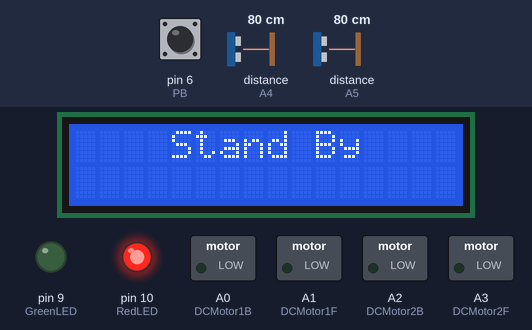
A sketch run on a simulated Arduino Uno, built with avr-gcc and run on an emulated ATmega328P. On the bench: 16×2 character LCD, switched loads named in the sketch (green lamp = pin HIGH), output pins drawn as LEDs (lit = HIGH). The inputs (shaded band) are chosen by the test bench; at power-on: pin 6 (PB) HIGH, distance to the obstacle (sensors on A4, A5) 80 cm. The echo pulse lasts 58.3 µs per cm; pins used as bus, display or sensor lines are not drawn.

Above: at 1.2 s.
1.3 s: pin 6 (PB) pulled LOW for 0.15 s
At 1.9 s:
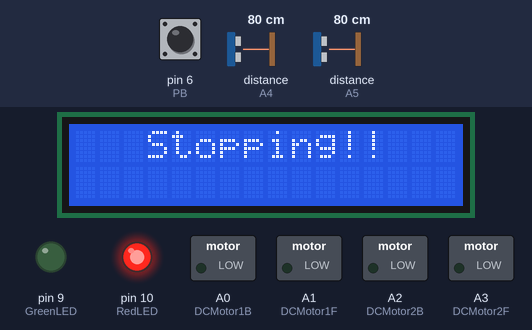
At 3.6 s:
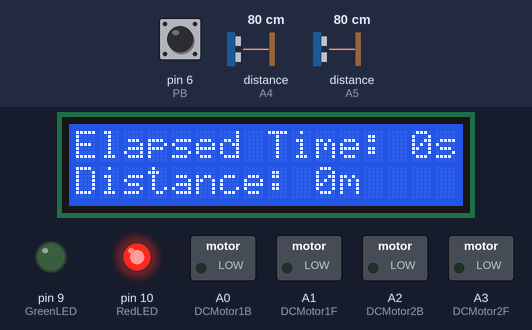
Timing chart, 0 to 5.1 s (numbered marks = the images above; inputs shaded):
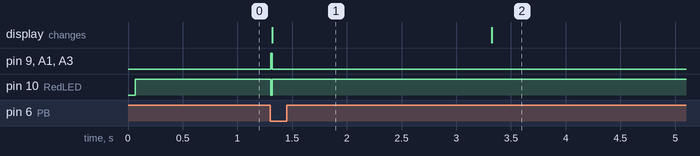

Measured:
- after the input at 1.3 s, pin 9 (GreenLED), A1 (DCMotor1F), A3 (DCMotor2F): LOW → HIGH at once, → LOW 0.01 s later; pin 10 (RedLED): HIGH → LOW at once, → HIGH 0.01 s later; the display: first changes at once (image 1 shows a later state)

The sketch:

Code.ino
```cpp
#include <LiquidCrystal.h>

LiquidCrystal lcd(12,11, 5,4,3,2);
 enum{Idle, MotorF, TurnLeft, TurnRight,Stop};
 int DCMotor1F = A1, DCMotor2F = A3, DCMotor1B = A0, DCMotor2B = A2;
 int trig = 8;
 int echo1 = A4, echo2 = A5;
 int PB = 6;
 int current;
 int distance1, distance2;
 long StartTime;
 long CurrentTime;
 int ElapsedTime;
 int RedLED = 10, GreenLED = 9;
 int StopsCount;

void setup() {

   lcd.begin(16,2);
   pinMode(RedLED,OUTPUT);
   pinMode(GreenLED,OUTPUT);
   pinMode(DCMotor1F, OUTPUT);
   pinMode(DCMotor2F, OUTPUT);
   pinMode(DCMotor1B, OUTPUT);
   pinMode(DCMotor2B, OUTPUT);
   pinMode(trig, OUTPUT);
   pinMode(echo1,INPUT);
   pinMode(echo2,INPUT);
   pinMode(PB,INPUT_PULLUP);
   StopsCount = 0;
   current = Idle;

 }

void loop() {


   switch(current){

    case Idle:

     lcd.setCursor(0,0 );
     lcd.print("    Stand By");

     digitalWrite(RedLED,HIGH);
     digitalWrite(GreenLED,LOW);

     digitalWrite(DCMotor1F, LOW);
     digitalWrite(DCMotor2F, LOW);
     digitalWrite(DCMotor1B, LOW);
     digitalWrite(DCMotor2B, LOW);

     if(digitalRead(PB)== 0 ){
     StartTime = millis();
     current = MotorF;
     }

     break;

    case MotorF:

    lcd.clear();
     lcd.setCursor(0,0);
     lcd.print("  Clear ahead!");

     digitalWrite(RedLED,LOW);
     digitalWrite(GreenLED,HIGH);

     digitalWrite(DCMotor1F, HIGH);
     digitalWrite(DCMotor2F, HIGH);
     digitalWrite(DCMotor1B, LOW);
     digitalWrite(DCMotor2B, LOW);

    distance1 = calculateDistance();
    distance2 = calculateDistance2();


     if (distance1 <= 30 && distance1 !=0)
       current = TurnRight;

     if (distance2 <= 30 && distance2 != 0)
       current = TurnLeft;


     if(digitalRead(PB)== 0 ){
     current = Stop;

     }

    break;

    case TurnLeft:

     StopsCount++;
     lcd.clear();
     lcd.setCursor(0,0);
     lcd.print("  Caution!!!");

    digitalWrite(RedLED,HIGH);
     digitalWrite(GreenLED,LOW);

     digitalWrite(DCMotor1F, LOW);
     digitalWrite(DCMotor2F, LOW);
     digitalWrite(DCMotor1B, LOW);
     digitalWrite(DCMotor2B, LOW);

    delay(1000);

    lcd.clear();
     lcd.setCursor(0,0);
     lcd.print("   Turning Left!!");

    digitalWrite(DCMotor1F, LOW);
     digitalWrite(DCMotor2F, LOW);
     digitalWrite(DCMotor1B, HIGH);
     digitalWrite(DCMotor2B, HIGH);

     delay(350);

     digitalWrite(DCMotor1F, LOW);
     digitalWrite(DCMotor2F, HIGH);
     digitalWrite(DCMotor1B, HIGH);
     digitalWrite(DCMotor2B, LOW);

    delay(150);

     if(digitalRead(PB)== 0 ){
       current = Stop;
     }
     current = MotorF;

    break;

  case TurnRight:


     StopsCount++;
     lcd.clear();
     lcd.setCursor(0,0);
     lcd.print("  Caution!!!");

    digitalWrite(RedLED,HIGH);
     digitalWrite(GreenLED,LOW);

    digitalWrite(DCMotor1F, LOW);
     digitalWrite(DCMotor2F, LOW);
     digitalWrite(DCMotor1B, LOW);
     digitalWrite(DCMotor2B, LOW);

    delay(1000);

    lcd.clear();
     lcd.setCursor(0,0);
     lcd.print("   Turning Right!!");

    digitalWrite(DCMotor1F, LOW);
     digitalWrite(DCMotor2F, LOW);
     digitalWrite(DCMotor1B, HIGH);
     digitalWrite(DCMotor2B, HIGH);

    delay(350);

     digitalWrite(DCMotor1F,HIGH);
     digitalWrite(DCMotor2F,LOW);
     digitalWrite(DCMotor1B,LOW);
     digitalWrite(DCMotor2B,HIGH);

    delay(150);

    if(digitalRead(PB)== 0 ){
     current = Stop;

     }

    current = MotorF;

    break;

    case Stop:


     CurrentTime = millis();

     digitalWrite(RedLED,HIGH);
     digitalWrite(GreenLED,LOW);

    digitalWrite(DCMotor1F, LOW);
     digitalWrite(DCMotor2F, LOW);
     digitalWrite(DCMotor1B, LOW);
     digitalWrite(DCMotor2B, LOW);

     lcd.clear();
     lcd.setCursor(0,0);
     lcd.print("   Stopping!!");

     delay(2000);

    CalculateTimeAndDistance();

    break;

   }
   }

void CalculateTimeAndDistance(){

    int TimeMicro = (CurrentTime - StartTime);
     ElapsedTime = TimeMicro/1000;
     int TimeStationary = StopsCount;
     int TimeMoving = ElapsedTime-TimeStationary;
     int distanceTraveled = TimeMoving*0.8; //Speed of the car is 0.8 m/s

     lcd.clear();
     lcd.setCursor(0,0);
     lcd.print("Elapsed Time: ");
     lcd.print(ElapsedTime);
     lcd.print("s");
     lcd.setCursor(0,1);
     lcd.print("Distance: ");
     lcd.print(distanceTraveled);
     lcd.print("m");

     delay(50000);


 }

float calculateDistance2() {

 digitalWrite(trig, LOW);
 delayMicroseconds(2);
 digitalWrite(trig, HIGH);
 delayMicroseconds(10);
 digitalWrite(trig, LOW);
 float duration = pulseIn(echo2, HIGH);
 float distanceA= duration*0.034/2;

return distanceA;

 }

float calculateDistance() {

 digitalWrite(trig, LOW);
 delayMicroseconds(2);
 digitalWrite(trig, HIGH);
 delayMicroseconds(10);
 digitalWrite(trig, LOW);
 float duration = pulseIn(echo1, HIGH);
 float distanceB= duration*0.034/2;

return distanceB;

 }
```
